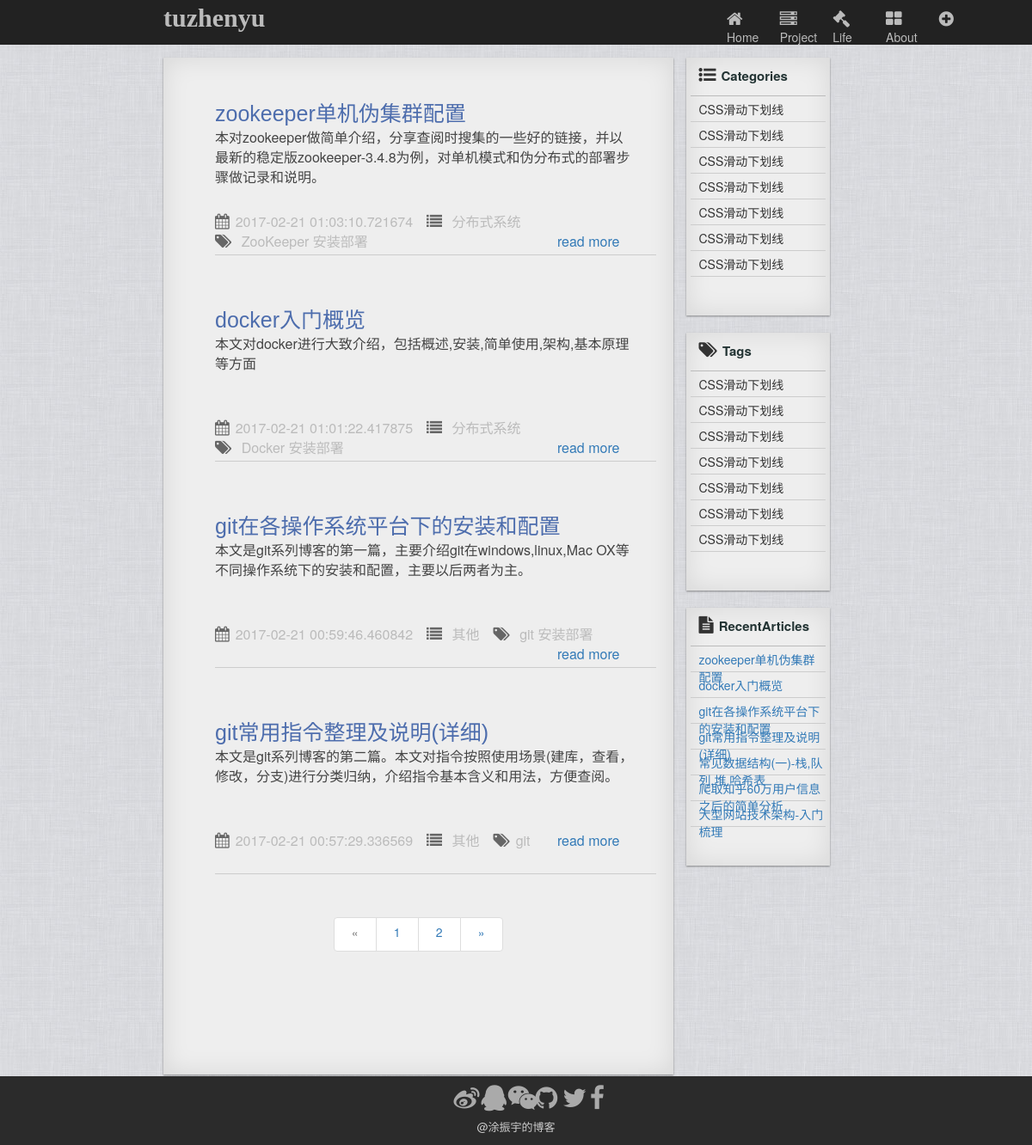
/index, run on the app's committed database.
### app/models.py (models this page shows)
class Article(db.Model):
    __tablename__ = 'articles'
    id = db.Column(db.Integer, primary_key = True)
    markDownEdit = db.Column(db.Text)
    timestamp = db.Column(db.DateTime,index=True,default=datetime.utcnow)
    title = db.Column(db.String(128))
    category = db.Column(db.String(32))
    tag = db.Column(db.String(32))
    describe = db.Column(db.Text)

### app/views.py (the view)
@app.route('/index', methods=['GET','POST'])
def index():
    titles=[]
    page = request.args.get('page', 1, type=int)
    pagination = models.Article.query.order_by(models.Article.timestamp.desc()).paginate(page, per_page=app.config['FLASKY_POSTS_PER_PAGE'],error_out=False)
    articles = pagination.items
    recentArticles = models.Article.query.order_by(models.Article.timestamp.desc())[0:7]
    return render_template("index.html",articles = articles,pagination = pagination,recentArticles = recentArticles)

### app/templates/index.html
{% extends "base.html" %}
{% block content %}
<div class="wrapper row">
  <div class="col-md-2"></div>
  <div class="col-md-8 row">
    <div class="col-md-9 leftSection">
      <ul class="articles">
        {% for article in articles %}
          <li class="blogAticle">
            <div class="articleHeader">
              <p><a href="{{ url_for('article', id=article.id) }}">{{article.title}}</a></p>
            </div>
            <div class="articleContent">
              <p>{{article.describe}}</p>
            </div>
            <div class="articleFooter">
              <ul>
                <li><i class="fa fa-calendar fa-1x" aria-hidden="true"></i><span>{{article.timestamp}}</span></li>
                <li><i class="fa fa-list fa-1x" aria-hidden="true"></i><span>{{article.category}}</span></li>
                <li><i class="fa fa-tags fa-1x" aria-hidden="true"></i><span>{{article.tag}}</span></li>
                <li class="readMore"><a href="{{ url_for('article', id=article.id) }}">read more</a></li>
              </ul>
            </div>
          </li>
        {% endfor %}
      </ul>
      <div class="paginationWapper">
        <ul class="pagination">
          <li {% if not pagination.has_prev %} class="disabled"{% endif %}>
            <a href="{% if pagination.has_prev %}{{ url_for('index',page = pagination.page - 1) }}{% else %}#{% endif %}">&laquo;</a>
          </li>
          {% for p in pagination.iter_pages() %}
            {% if p %}
              <li><a href="{{ url_for('index', page = p) }}">{{p}}</a></li>
            {% else %}
            <li><a href="{{ url_for('index', page = p) }}">...</a></li>
            {% endif %}
          {% endfor %}
          <li {% if not pagination.has_next %} class="disabled"{% endif %}>
            <a href="{% if pagination.has_next %}{{ url_for('index',page = pagination.page + 1) }}{% else %}#{% endif %}">&raquo;</a>
          </li>
        </ul>
      </div>
    </div>
    <div class="col-md-3 rightSection">
      <div class="side categories">
        <div class="header"><i class="fa fa-list-ul" aria-hidden="true"></i><span>Categories</span></div>
        <ul>
          <li>CSS滑动下划线</li>
          <li>CSS滑动下划线</li>
          <li>CSS滑动下划线</li>
          <li>CSS滑动下划线</li>
          <li>CSS滑动下划线</li>
          <li>CSS滑动下划线</li>
          <li>CSS滑动下划线</li>
        </ul>
      </div>
      <div class="side tags">
        <div class="header"><i class="fa fa-tags" aria-hidden="true"></i><span>Tags</span></div>
        <ul>
          <li>CSS滑动下划线</li>
          <li>CSS滑动下划线</li>
          <li>CSS滑动下划线</li>
          <li>CSS滑动下划线</li>
          <li>CSS滑动下划线</li>
          <li>CSS滑动下划线</li>
          <li>CSS滑动下划线</li>
        </ul>
      </div>
      <div class="side recentArticles">
        <div class="header"><i class="fa fa-file-text" aria-hidden="true"></i><span>RecentArticles</span></div>
        <ul>
          {% for recentArticle in recentArticles %}
            <li><a href="{{ url_for('article', id = recentArticle.id) }}">{{recentArticle.title}}</a></li>
          {% endfor %}
        </ul>
      </div>
    </div>
  </div>
</div>
{% endblock %}

### app/templates/base.html (shortened to what this page needs)
<!DOCTYPE html>
<html>
  <head>
    <link href="../static/css/bootstrap.min.css" rel="stylesheet">
    <link href="../static/css/font-awesome.min.css" rel="stylesheet"/>
    <link href="../static/css/bootstrap-tokenfield.css" rel="stylesheet">
    <link href="../static/css/style.css" rel="stylesheet">
  </head>
  <body>
    <header class="row">
      <div class="col-md-2 col-md-offset-2 row logo"><a href="#">tuzhenyu</a></div>
      <div class="col-md-4 col-md-offset-4 navigation">
        <ul class="row">
            <li class="col-md-2"><a id="home" href="/index"><i class="fa fa-home" aria-hidden="true"></i>Home</a></li>
            <li class="col-md-2"><a id="project" href="#"><i class="fa fa-server" aria-hidden="true"></i>Project</a></li>
            <li class="col-md-2"><a id="life" href="#"><i class="fa fa-gavel" aria-hidden="true"></i>Life</a></li>
            <li class="col-md-2"><a id="about" href="#"><i class="fa fa-th-large" aria-hidden="true"></i>About</a></li>
            <li class="col-md-2"><a id="create" href="/create"><i class="fa fa-plus-circle" aria-hidden="true"></i></a></li>
        </ul>
      </div>
    </header>
    <div class="contant">
      {% block content %}{% endblock %}
    </div>
    <footer>
      <div class="row">
        <ul class="col-md-4 col-md-offset-5 row">
          <div class="col-md-1"><a href="#"><i class="fa fa-weibo" aria-hidden="true"></i></a></div>
          <div class="col-md-1"><a href="#"><i class="fa fa-qq" aria-hidden="true"></i></a></div>
          <div class="col-md-1"><a href="#"><i class="fa fa-weixin" aria-hidden="true"></i></a></div>
          <div class="col-md-1"><a href="#"><i class="fa fa-github" aria-hidden="true"></i></a></div>
          <div class="col-md-1"><a href="#"><i class="fa fa-twitter" aria-hidden="true"></i></a></div>
          <div class="col-md-1"><a href="#"><i class="fa fa-facebook" aria-hidden="true"></i></a></div>
        </ul>
      </div>
      <div class="power"><p>@涂振宇的博客</p></div>
    </footer>
  </body>
</html>

### app/static/css/style.css (style rules this page uses)
body { width: 100%; height: 100%; }
header { height: 52px; background: #222; margin: 0; padding: 0; }
.logo { padding: 0; }
.logo a { text-decoration: none; font-family:"SimHei"; font-size: 30px; font-weight: bold; color:#bbb; }
.navigation ul { list-style: none; margin-top: 12px; }
.navigation ul li a { text-decoration: none; font-size: 14px; color: #bbb; }
.navigation .fa { font-size: 20px; color: #bbb; margin-right: 7px; }
.contant { width: 100%; height: 1200px; background-color: #e2e2e2; background: url(../img/background.jpg); background-repeat:repeat;; margin: 0; padding-top: 15px; }
.wrapper .leftSection { height: 1183px; padding: 20px; background-color: #eee; box-shadow: 0 1px 2px rgba(0, 0, 0, 0.4), 0 0 30px rgba(10, 10, 0, 0.1) inset; }
.leftSection ul { list-style: none; }
.blogAticle { width: 100%; height: 210px; padding: 20px 0; margin-bottom: 30px; border-bottom:1px solid #ccc; }
.articleHeader { width: 95%; height: 25%; }
.articleHeader a { line-height: 50px;; font-size: 25px; font-weight: normal; font-family: "Ubuntu", Helvetica, Arial, sans-serif; color: #4d6dad; text-decoration: none; }
.articleContent { width: 95%; height: 55%; }
.articleContent p { color: #444; font-size: 16px; }
.articleFooter ul { list-style: none; margin-top: 5px; padding: 0; }
.articleFooter ul li { display: inline-block; color:#666; margin-right: 12px; }
.articleFooter ul li span { color:#bbb; font-size: 16px; }
.articleFooter ul li i { margin-right: 7px; font-size: 18px; }
.readMore { float: right; color: #4d6dad; font-size: 16px; }
.readMore a { text-decoration: none; margin-right: 30px; }
.paginationWapper { text-align: center; }
.pagination li a { width: 50px; height: 40px; }
.wrapper .rightSection { height: 1185px; }
.side { width: 100%; height: 300px; margin-bottom: 20px; padding: 5px; background-color: #eee; box-shadow: 0 1px 2px rgba(0, 0, 0, 0.4), 0 0 30px rgba(10, 10, 0, 0.1) inset; }
.side .header { width: 100%; height: 40px; padding-left: 10px; padding-top: 5px; border-bottom: 1px solid #bbb; }
.side .header i { font-size: 20px; margin-right: 6px; }
.side .header span { font-size: 15px; font-weight: bold; color:#233; }
.side ul { list-style: none; padding: 0; }
.side ul li { width: 100%; height: 30px; padding-left: 10px; padding-top: 5px; border-bottom: 1px solid #ccc; }
footer { width: 100%; height: 80px; background: #2b2b2b; }
footer ul { margin-top: 10px; }
footer .fa { font-size: 30px; color: #aaa; margin-right: 10px; }
footer .power { text-align: center; }
footer p { font-size: 13px; color: #ccc; }

### data on the page
Article: title "zookeeper单机伪集群配置", describe "本对zookeeper做简单介绍，分享查阅时搜集的一些好的链接，并以最新的稳定版zookeeper-3.4.8为例，对单机模式和伪分布式的部署步骤做记录和说明。", timestamp "2017-02-21 01:03:10.721674", category "分布式系统", tag "ZooKeeper 安装部署"
Article: title "docker入门概览", describe "本文对docker进行大致介绍，包括概述,安装,简单使用,架构,基本原理等方面", timestamp "2017-02-21 01:01:22.417875", category "分布式系统", tag "Docker 安装部署"
Article: title "git在各操作系统平台下的安装和配置", describe "本文是git系列博客的第一篇，主要介绍git在windows,linux,Mac OX等不同操作系统下的安装和配置，主要以后两者为主。", timestamp "2017-02-21 00:59:46.460842", category "其他", tag "git 安装部署"
Article: title "git常用指令整理及说明(详细)", describe "本文是git系列博客的第二篇。本文对指令按照使用场景(建库，查看，修改，分支)进行分类归纳，介绍指令基本含义和用法，方便查阅。", timestamp "2017-02-21 00:57:29.336569", category "其他", tag "git"
Article: title "常见数据结构(一)-栈,队列,堆,哈希表"
Article: title "爬取知乎60万用户信息之后的简单分析"
Article: title "大型网站技术架构-入门梳理"

### other printed values
{{ p }} "1" "2"
